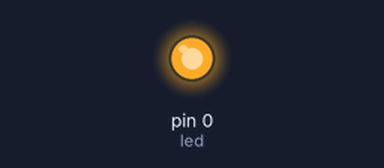
A sketch run on a simulated Arduino Uno, built with avr-gcc and run on an emulated ATmega328P. Parts: output pins drawn as LEDs (lit = HIGH).

Above: at 1.0 s.
At 3.0 s:
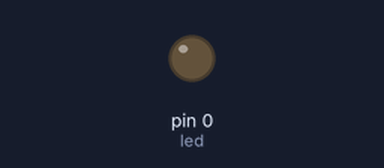
Timing chart, 0 to 5.2 s (numbered marks = the images above):
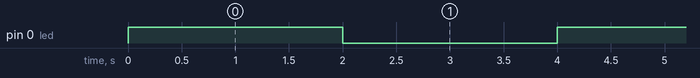

The sketch:

LED.ino
```cpp
int led =0;
void setup() {
  pinMode(led,OUTPUT);
}

void loop() {
 digitalWrite(led,HIGH);
 delay(2000);

 digitalWrite(led,LOW);
 delay(2000);

}
```

Measured:
- by itself, pin 0 (led): alternates HIGH for 2.0 s and LOW for 2.0 s
